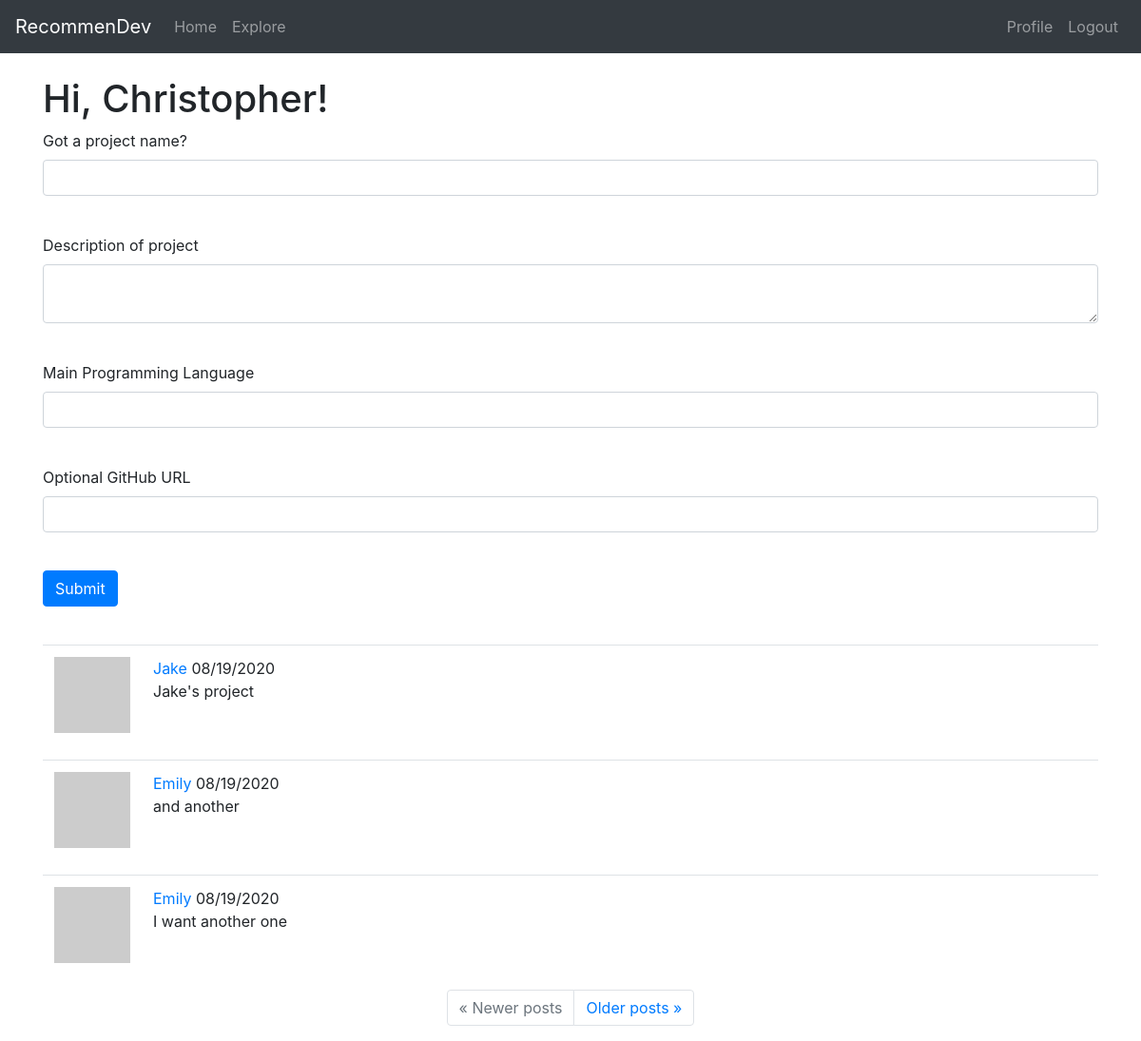
Before: /index (signed in) with the older database file.
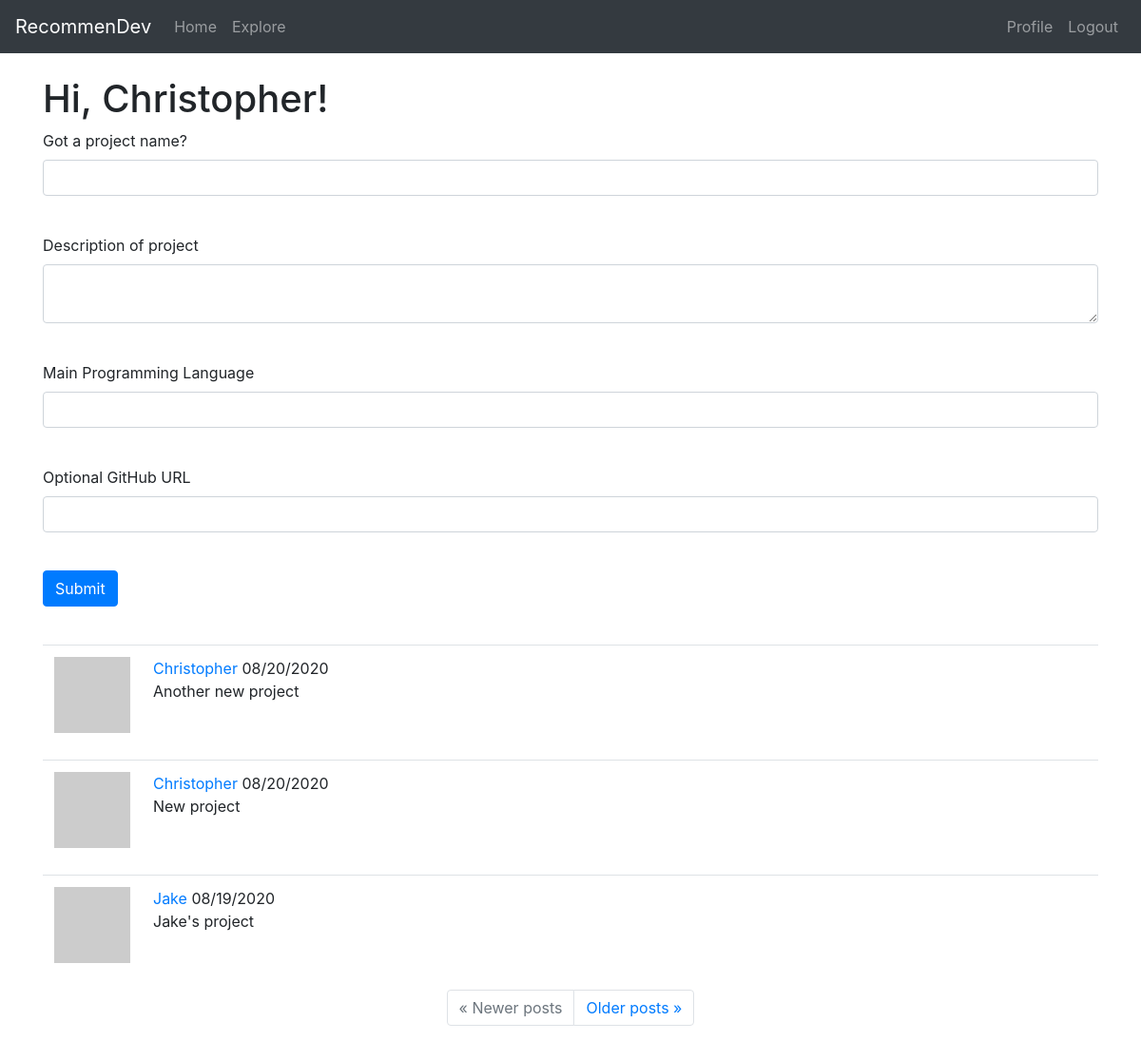
After: the same page with the newer database file.
### app/models.py (models this page shows, shortened)
class Project(db.Model):
    id = db.Column(db.Integer, primary_key=True)
    user_id = db.Column(db.Integer, db.ForeignKey('user.id'))
    title = db.Column(db.String(60))
    description = db.Column(db.String(150))
    timestamp = db.Column(db.DateTime, index=True, default=datetime.utcnow)
    language = db.Column(db.String(15))
    git_url = db.Column(db.String(50))

class User(UserMixin, db.Model):
    id = db.Column(db.Integer, primary_key=True)
    username = db.Column(db.String(30), index=True, unique=True)
    email = db.Column(db.String(50), index=True, unique=True)
    password_hash = db.Column(db.String(128))
    projects = db.relationship('Project', backref='owner', lazy='dynamic')
    about_me = db.Column(db.String(140))
    last_seen = db.Column(db.DateTime, default=datetime.utcnow)
    followed = db.relationship(
        'User', secondary=followers,
        primaryjoin=(followers.c.follower_id == id),
        secondaryjoin=(followers.c.followed_id == id),
        backref=db.backref('followers', lazy='dynamic'), lazy='dynamic')
    def avatar(self, size):
        digest = md5(self.email.lower().encode('utf-8')).hexdigest()
        return 'https://www.gravatar.com/avatar/{}?d=retro&s={}'.format(digest, size)
    def followed_projects(self):
        followed = Project.query.join(
            followers, (followers.c.followed_id == Project.user_id)).filter(
                followers.c.follower_id == self.id)
        own = Project.query.filter_by(user_id=self.id)
        return followed.union(own).order_by(Project.timestamp.desc())

### app/routes.py (the view)
@app.route('/', methods=['GET', 'POST'])
@app.route('/index', methods=['GET', 'POST'])
@login_required
def index():
    form = ProjectForm()
    if form.validate_on_submit():
        project = Project(title=form.title.data, owner=current_user, description=form.description.data, language=form.language.data, git_url=form.git_url.data)
        db.session.add(project)
        db.session.commit()
        flash('Project created!')
        return redirect(url_for('index'))
    page = request.args.get('page', 1, type=int)
    projects = current_user.followed_projects().paginate(page, app.config['POSTS_PER_PAGE'], False)
    next_url = url_for('index', page=projects.next_num) \
        if projects.has_next else None
    prev_url = url_for('index', page=projects.prev_num) \
        if projects.has_prev else None
    return render_template('index.html', title='Home', form=form, projects=projects.items, next_url=next_url, prev_url=prev_url)

### app/forms.py
class ProjectForm(FlaskForm):
    title = StringField('Got a project name?', validators=[DataRequired(), Length(min=1, max=60)])
    description = TextAreaField('Description of project', validators=[Length(min=0, max=150)])
    language = StringField('Main Programming Language', validators=[DataRequired(), Length(min=1, max=15)])
    git_url = StringField('Optional GitHub URL')
    submit = SubmitField('Submit')

### app/models.py (called while the page is built)
@login.user_loader
def load_user(id):
    return User.query.get(int(id))

### app/routes.py (called while the page is built)
@app.before_request
def before_request():
    if current_user.is_authenticated:
        current_user.last_seen = datetime.utcnow()
        db.session.commit()

### app/templates/index.html (shortened to what this page needs)
{% extends "base.html" %}
{% block content %}
    <h1>Hi, {{ current_user.username }}!</h1>
    {% if form %}
    <form action ="" method="post">
        <div class="form-group">
            {{ form.title.label }}<br>
            {{ form.title(size=60, class="form-control") }}<br>
        </div>
        <div class="form-group">
            {{ form.description.label }}<br>
            {{ form.description(size=150, class="form-control") }}<br>
        </div>
        <div class="form-group">
            {{ form.language.label }}<br>
            {{ form.language(size=15, class="form-control") }}<br>
        </div>
        <div class="form-group">
            {{ form.git_url.label }}<br>
            {{ form.git_url(size=60, class="form-control") }}<br>
        </div>
        <p>{{ form.submit(class="btn btn-primary") }}</p>
    </form>
    <br>
    {% endif %}
    {% for project in projects %}
        {% include '_project.html' %}
    {% endfor %}
    <nav aria-label="...">
        <ul class="pagination justify-content-center">
            <li class="page-item{% if not prev_url %} disabled{% endif %}">
                <a class="page-link" href="{{ prev_url or '#' }}">
                    <span aria-hidden="true">&laquo;</span> Newer posts
                </a>
            </li>
            <li class="page-item{% if not next_url %} disabled{% endif %}">
                <a class="page-link" href="{{ next_url or '#' }}">
                    Older posts <span aria-hidden="true">&raquo;</span>
                </a>
            </li>
        </ul>
    </nav>
{% endblock %}

### app/templates/_project.html
<table class="table table-hover">
    <tr>
        <td width="70px">
            <a href="{{ url_for('user', username=project.owner.username) }}">
                <img src="{{ project.owner.avatar(70) }}" />
            </a>
        </td>
        <td>
            <span class="user_popup">
                <a href="{{ url_for('user', username=project.owner.username) }}">
                    {{ project.owner.username }}
                </a>
            </span>
            {{ moment(project.timestamp).format('L') }}
            <br>
            {{ project.title }}
        </td>
    </tr>
</table>

Changed rows visible on the page:
no longer on this page (row unchanged): Project: owner.username "Emily", timestamp "08/19/2020", title "and another"
no longer on this page (row unchanged): Project: owner.username "Emily", timestamp "08/19/2020", title "I want another one"
added Project: owner.username "Christopher", timestamp "08/20/2020", title "Another new project"
added Project: owner.username "Christopher", timestamp "08/20/2020", title "New project"
